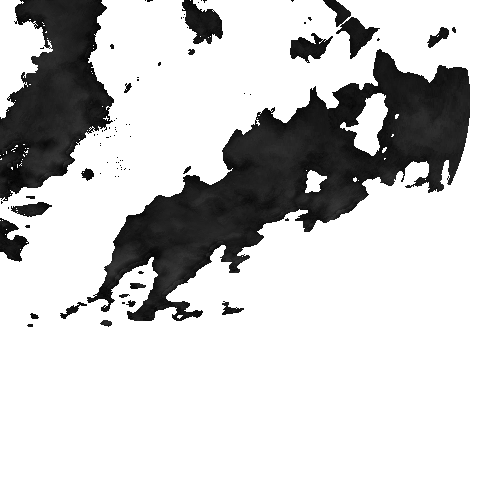
#> input picture 035 python opencv多重路径下批量压缩图片保存/resize_all/data/RAD_236482404242534/RAD_236482404242534_002.png, 501 x 501 px; its folder holds only this picture in this run
$ python resize_all.py
#> lines starting #> are read from the running program, lines starting #| are printed output that depends on the picture
# coding = utf-8
import os
import cv2
import time

dataset_dir = "./data"
dataset_out_dir = "./out"
def convert(in_dir,out_dir,width,height):
#> called with in_dir = './data/RAD_236482404242534', out_dir = './out/RAD_236482404242534_50x50', width = 50, height = 50
    if not os.path.exists(out_dir):
           os.makedirs(out_dir)
    file_list = os.listdir(in_dir)
    print(file_list)
    for filename in file_list:
        path = ''
        path = in_dir+'/'+filename
        ####################读入图像###############################
        image = cv2.imread(path,cv2.IMREAD_GRAYSCALE)#以灰度图的方式读取图片 cv2.IMREAD_COLOR cv2.IMREAD_GRAYSCALE
#> image is the input picture: shape (501, 501); min 0, max 255, mean 205.3
        #void resize(InputArray src, OutputArray dst, Size dsize, double fx=0, double fy=0, int interpolation=INTER_LINEAR );
        res = cv2.resize(image,(width,height), interpolation=cv2.INTER_LANCZOS4) #
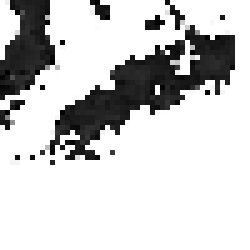
#> res: shape (50, 50) (shown 5 times larger); min 0, max 255, mean 205
		#INTER_NEAREST - 最邻近插值
        #INTER_LINEAR - 双线性插值，如果最后一个参数你不指定，默认使用这种方法
        #INTER_AREA - resampling using pixel area relation.
        #INTER_CUBIC - 4x4像素邻域内的双立方插值
        #INTER_LANCZOS4 - 8x8像素邻域内的Lanczos插值
        ####################写入图像########################
        path = out_dir+'/'+filename
        cv2.imwrite(path,res)
        print ("%s has been resized!"%filename)

if __name__ == '__main__':
   time1 = time.time()
   file_list = os.listdir(dataset_dir)
   print(file_list)
   for dirname in file_list:
        in_path = ''
        in_path = dataset_dir+'/'+dirname
        print (in_path)
        convert(in_path,dataset_out_dir+'/'+dirname+'_50x50',50,50)
#> pass 2 of the loop `for dirname in file_list:`:
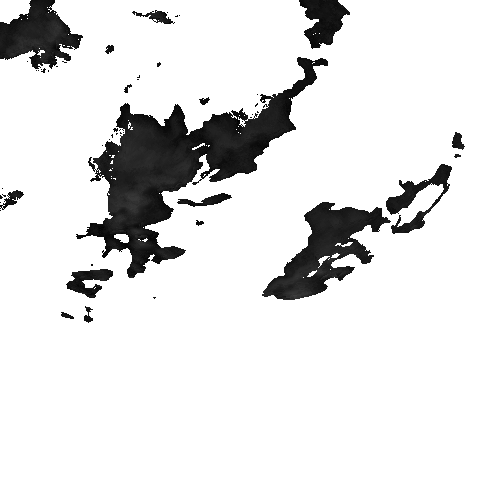
#> input picture 035 python opencv多重路径下批量压缩图片保存/resize_all/data/RAD_236482404242535/RAD_236482404242535_019.png, 501 x 501 px
#> in convert, image is the input picture: shape (501, 501); min 0, max 255, mean 227.8
#> in convert (call 2), `res = cv2.resize(image,(width,height), interpolation=cv2.INTER_LANCZOS4)`:
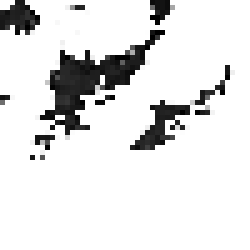
#> res: shape (50, 50) (shown 5 times larger); min 0, max 255, mean 227
   time2=time.time()
   print (u'总共耗时：' + str(time2 - time1) + 's')
